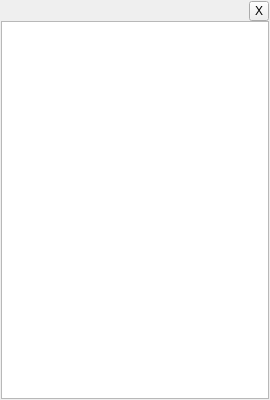
<?xml version="1.0" encoding="UTF-8"?>
<ui version="4.0">
 <class>Box</class>
 <widget class="QDialog" name="Box">
  <property name="geometry">
   <rect>
    <x>0</x>
    <y>0</y>
    <width>270</width>
    <height>400</height>
   </rect>
  </property>
  <property name="windowTitle">
   <string notr="true">Dialog</string>
  </property>
  <layout class="QVBoxLayout" name="verticalLayout">
   <property name="spacing">
    <number>0</number>
   </property>
   <property name="leftMargin">
    <number>1</number>
   </property>
   <property name="topMargin">
    <number>1</number>
   </property>
   <property name="rightMargin">
    <number>1</number>
   </property>
   <property name="bottomMargin">
    <number>1</number>
   </property>
   <item>
    <layout class="QHBoxLayout" name="horizontalLayout">
     <property name="spacing">
      <number>0</number>
     </property>
     <item>
      <widget class="QToolButton" name="from">
       <property name="maximumSize">
        <size>
         <width>20</width>
         <height>20</height>
        </size>
       </property>
       <property name="autoRaise">
        <bool>true</bool>
       </property>
      </widget>
     </item>
     <item>
      <widget class="QToolButton" name="reverse">
       <property name="minimumSize">
        <size>
         <width>20</width>
         <height>20</height>
        </size>
       </property>
       <property name="icon">
        <iconset resource="main.qrc">
         <normaloff>:/files/imgs/reverse.svg</normaloff>:/files/imgs/reverse.svg</iconset>
       </property>
       <property name="iconSize">
        <size>
         <width>20</width>
         <height>20</height>
        </size>
       </property>
       <property name="autoRaise">
        <bool>true</bool>
       </property>
      </widget>
     </item>
     <item>
      <widget class="QToolButton" name="to">
       <property name="maximumSize">
        <size>
         <width>20</width>
         <height>20</height>
        </size>
       </property>
       <property name="autoRaise">
        <bool>true</bool>
       </property>
      </widget>
     </item>
     <item>
      <spacer name="horizontalSpacer">
       <property name="orientation">
        <enum>Qt::Horizontal</enum>
       </property>
       <property name="sizeHint" stdset="0">
        <size>
         <width>23</width>
         <height>1</height>
        </size>
       </property>
      </spacer>
     </item>
     <item>
      <widget class="QToolButton" name="close">
       <property name="minimumSize">
        <size>
         <width>20</width>
         <height>20</height>
        </size>
       </property>
       <property name="maximumSize">
        <size>
         <width>20</width>
         <height>20</height>
        </size>
       </property>
       <property name="text">
        <string notr="true">X</string>
       </property>
       <property name="iconSize">
        <size>
         <width>16</width>
         <height>16</height>
        </size>
       </property>
       <property name="checkable">
        <bool>false</bool>
       </property>
      </widget>
     </item>
    </layout>
   </item>
   <item>
    <widget class="QTextEdit" name="textEdit">
     <property name="readOnly">
      <bool>true</bool>
     </property>
    </widget>
   </item>
  </layout>
 </widget>
 <resources>
  <include location="main.qrc"/>
 </resources>
 <connections/>
</ui>
